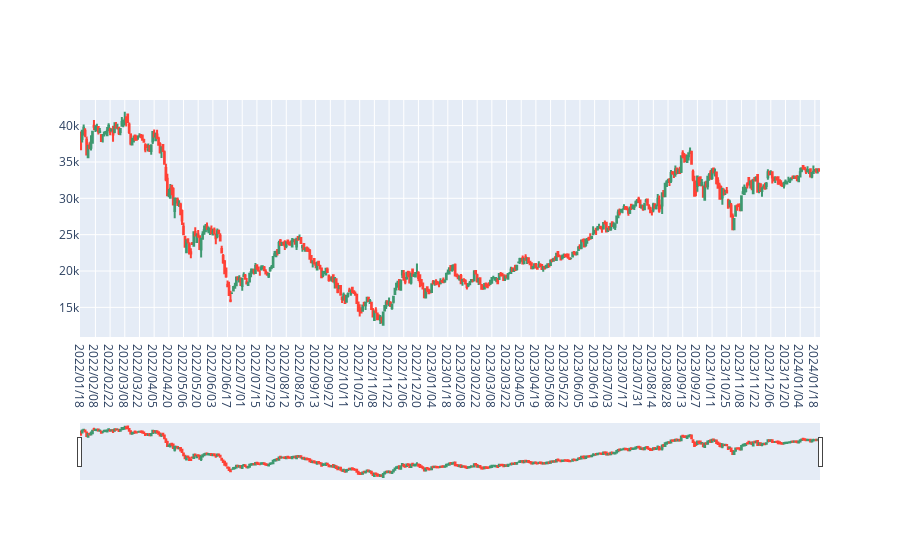

Source (notebook cell):
### Code cell
candlestick_trace = go.Candlestick(
    x=df['TradingDate'],
    open=df['Open'],
    high=df['High'],
    low=df['Low'],
    close=df['Close'],
    
)
# Create a figure
fig = go.Figure(data=[candlestick_trace])
fig

### Figure 1 — Plotly figure (JSON) as saved in the notebook; plotly's stock layout.template omitted (floating-point values rounded to 4 significant figures; data arrays with more than 128 entries replaced by an {"elided": "..."} marker saying what was removed)
{"data": [{"close": {"elided": "504 str values"}, "high": {"elided": "504 str values"}, "low": {"elided": "504 str values"}, "open": {"elided": "504 str values"}, "type": "candlestick", "x": {"elided": "504 str values"}}], "layout": {}}
